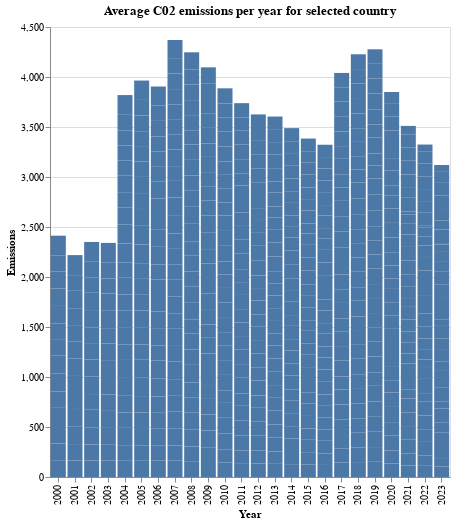

Source (notebook cell):
### Code cell
lst = df_em['Country'].unique()
input_dropdown = alt.binding_select(options=lst, name='Country ')
selection = alt.selection_point(fields=['Country'], bind=input_dropdown)

# Trying out a interactive bar chart for just emissions
bar_chart = alt.Chart(df_em).mark_bar().encode(
    x='Year:O', 
    y='Emissions:Q',
    tooltip=['Year', 'Emissions']
).add_params(
    selection
).transform_filter(
    selection
).properties(
    title=(f'Average C02 emissions per year for selected country'),
    width=400,
    height=450
)    
    
bar_chart

### Figure 1 — Vega-Lite specification as saved in the notebook (floating-point values rounded to 4 significant figures; data arrays with more than 128 entries replaced by an {"elided": "..."} marker saying what was removed)
{"config": {"view": {"continuousWidth": 300, "continuousHeight": 300}}, "data": {"name": "data-c5f7b77ecbbeaef6369663a42ee1b079"}, "mark": {"type": "bar"}, "encoding": {"tooltip": [{"field": "Year", "type": "nominal"}, {"field": "Emissions", "type": "quantitative"}], "x": {"field": "Year", "type": "ordinal"}, "y": {"field": "Emissions", "type": "quantitative"}}, "height": 450, "params": [{"name": "param_13", "select": {"type": "point", "fields": ["Country"]}, "bind": {"input": "select", "options": ["Austria", "Belgium", "Bulgaria", "Croatia", "Cyprus", "Czechia", "Denmark", "Estonia", "European Union - 27 countries (from 2020)", "Finland", "France", "Germany", "Greece", "Hungary", "Iceland", "Ireland", "Italy", "Latvia", "Lithuania", "Luxembourg", "Malta", "Netherlands", "Norway", "Poland", "Portugal", "Romania", "Slovakia", "Slovenia", "Spain", "Sweden"], "name": "Country "}}], "title": "Average C02 emissions per year for selected country", "transform": [{"filter": {"param": "param_13"}}], "width": 400, "$schema": "https://vega.github.io/schema/vega-lite/v5.20.1.json", "datasets": {"data-c5f7b77ecbbeaef6369663a42ee1b079": {"elided": "720 records"}}}
